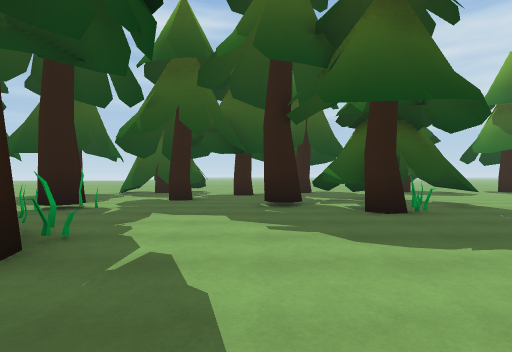
[1] (above)

24 first-person views from a walk through a scene from a Unity 3-D project. The camera is 1.3 m above the floor, looks level and sees 80° across. The floor is counted in squares, 2 m on a side. Each view is taken from the middle of a square. On the plan, view 1 faces up. The plan holds only what a view shows up to about 10 squares ahead; the rest is blank. The place goes on beyond the plan. The player character is not drawn. Some animated figures are left out.

[2]
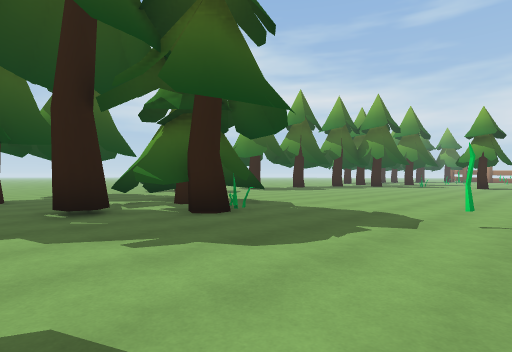

[3]
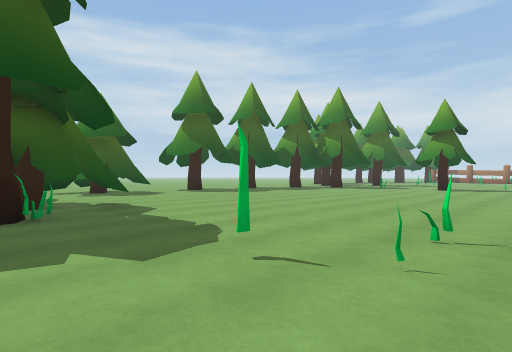

[4]
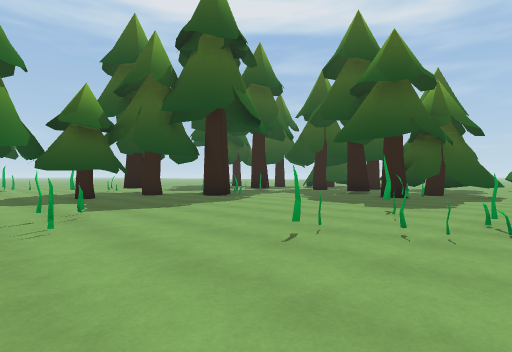

[5]
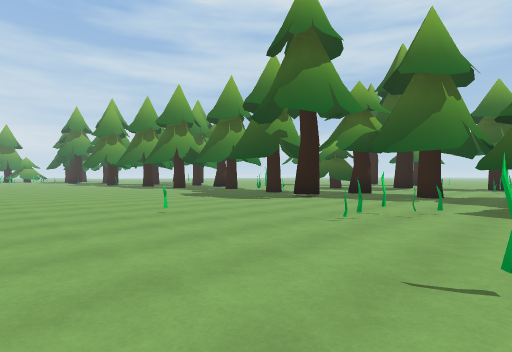

[6]
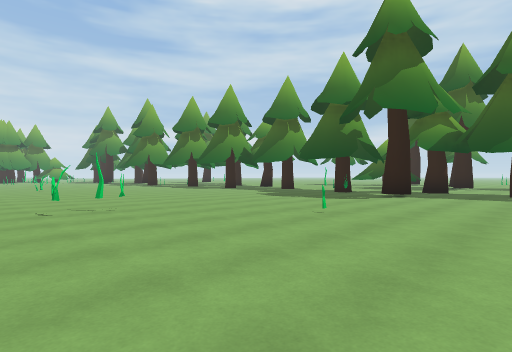

[7]
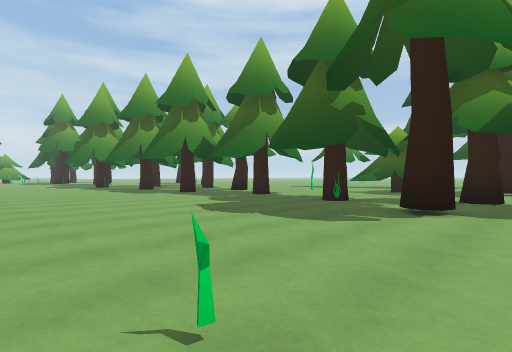

[8]
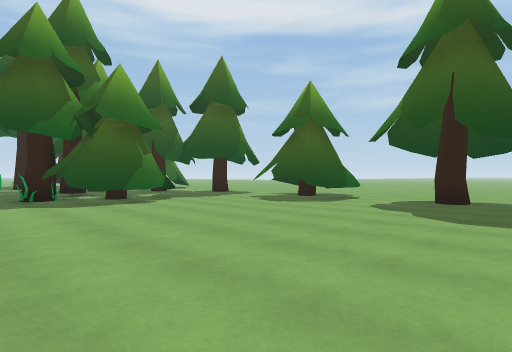

[9]
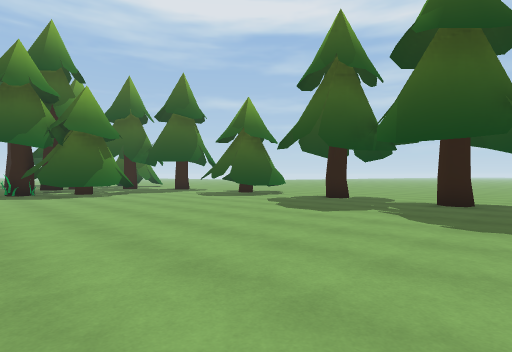

[10]
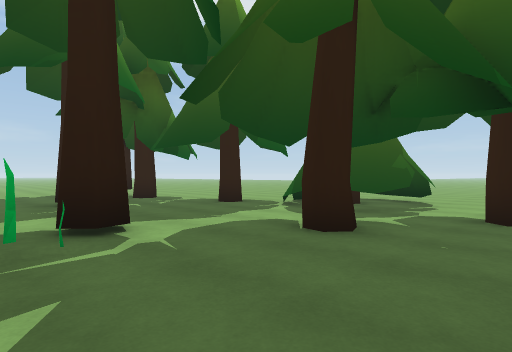

[11]
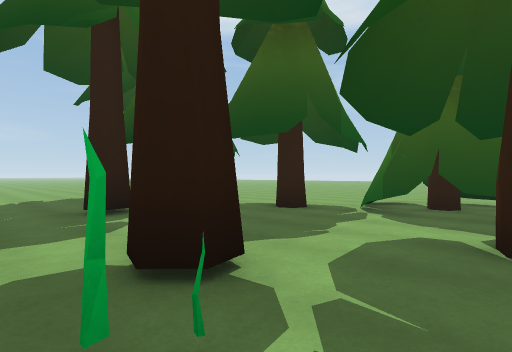

[12]
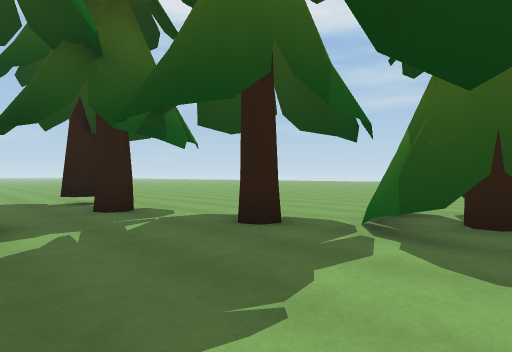

[13]
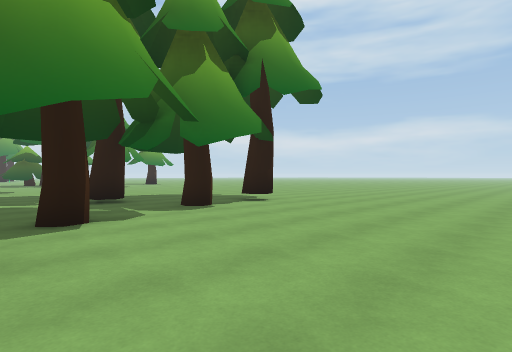

[14]
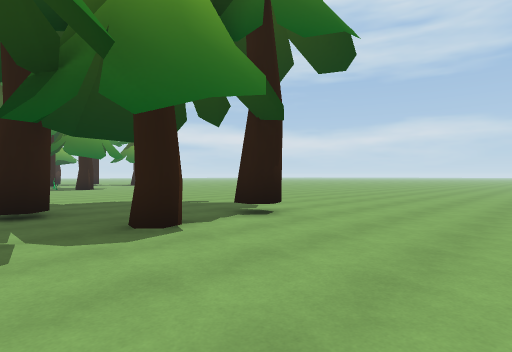

[15]
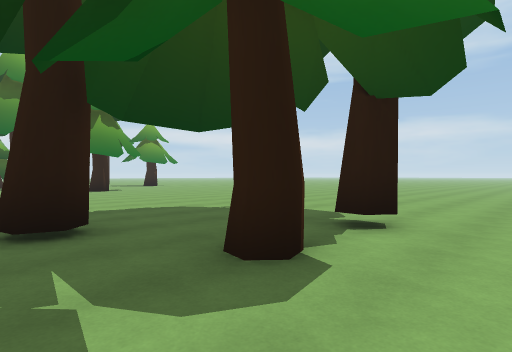

[16]
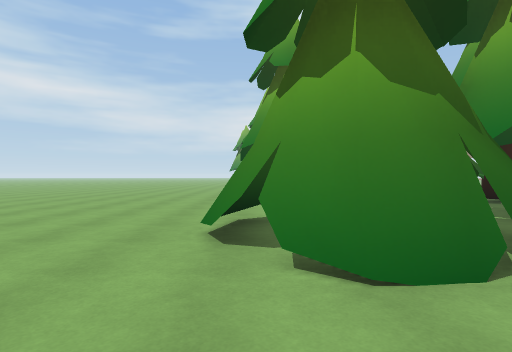

[17]
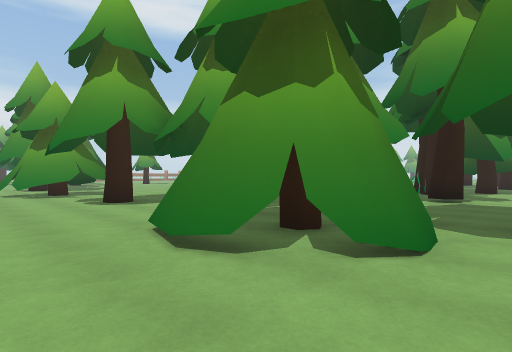

[18]
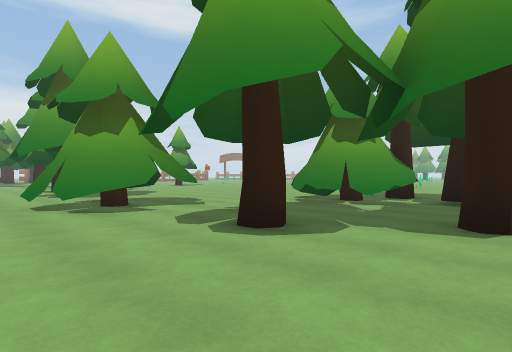

[19]
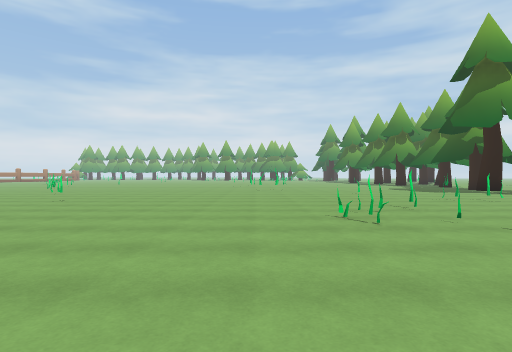

[20]
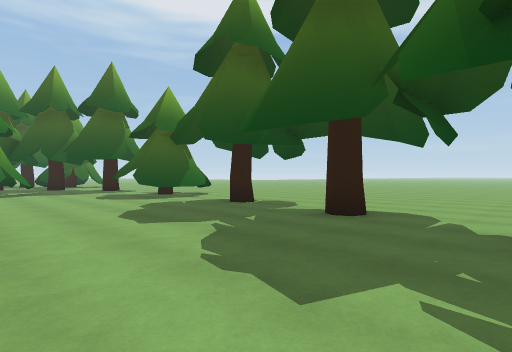

[21]
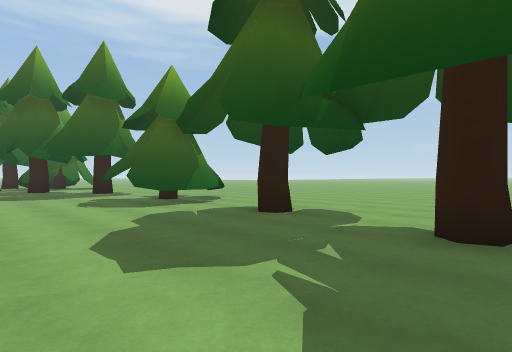

[22]
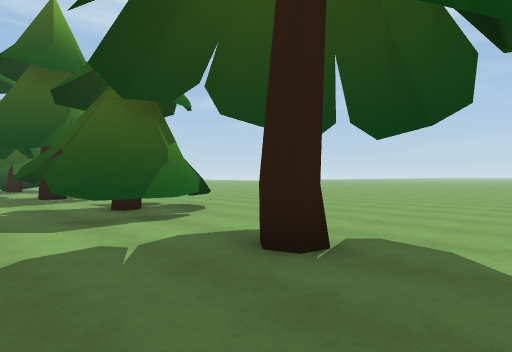

[23]
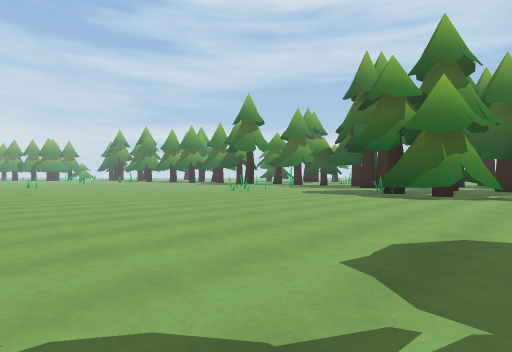

[24]
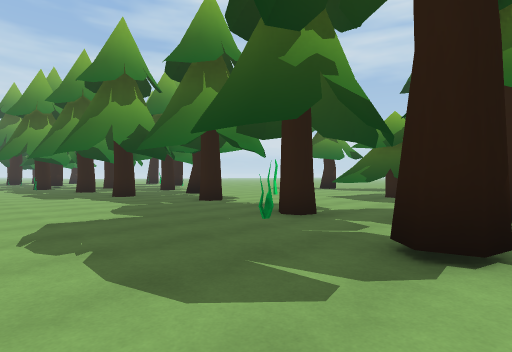

### Floor plan
Key: @ floor where view 1 was taken; # wall or solid block; x gap in a wall; . floor; = window, fence, low wall or low ledge; ^ raised ledge; T thing the floor can be seen under or through.
Columns run from 17 left of view 1 to 16 right of it. Each row starts with its distance up from view 1.
 15        .................. .......
 14 ................... ...#...x ....
 13 .............TT..... .###........
 12 ............TTTT. .#..###..#..#.
 11 ............TTTT.. ...###........
 10 ......... .#.TT .. ...............
  9 ......#.#. ... ...................
  8 ...............#...###............
  7   .......#........####............
  6   ...........##....###...........
  5     ..... .......................
  4     ..... .......................
  3     ..... ... ##...............
  2      ....      #................
  1       ..      .......=#.........
  0              ##..@.............
 -1             ##.......#.........
 -2             .##..=.............
 -3              ................#..
 -4              #..................
 -5              ...................
 -6            .#.......=.....
 -7            ....#..........
 -8                .#.........
 -9           .. ..........#.
-10         ##^..............
-11          #..# ...........
-12            . ............
-13            ..#...........
-14             .. ...... ...
-15               .......
-16               #......
-17                ... ..
-18                 ..

Positions as (right, up) in squares from view 1, and headings:
1: (0, 0), facing up
2: (-1, 1), facing up-right
3: (2, 0), facing up-right
4: (6, -4), facing up-left
5: (6, -1), facing down-left
6: (8, -3), facing down-left
7: (4, -5), facing down-left
8: (12, 4), facing up-left
9: (15, 4), facing up-left
10: (0, 5), facing up-left
11: (-2, 5), facing up-left
12: (-3, 7), facing up-left
13: (-5, 15), facing down-left
14: (-7, 13), facing down-left
15: (-7, 11), facing down-left
16: (-7, 13), facing right
17: (-6, 15), facing down-right
18: (-1, 15), facing down-right
19: (7, 5), facing down
20: (16, 7), facing up-left
21: (14, 8), facing up-left
22: (12, 10), facing up-left
23: (14, 10), facing down-left
24: (1, -6), facing down-left
